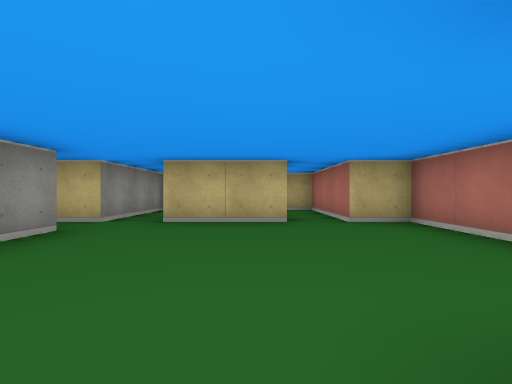
View 1 (above)

16 first-person views from a walk through a cub3D ray-caster map. The camera is about half as high as the walls, looks level and sees 85° across. The floor is counted in squares. Each view is taken from the middle of a square. On the plan, view 1 faces up. The plan holds only what a view shows up to about 9 squares ahead; the rest is blank. The place goes on beyond the plan.

View 2
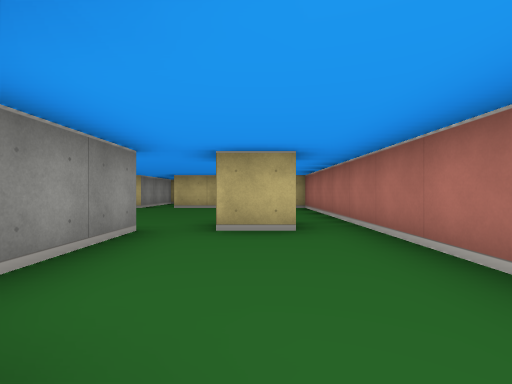

View 3
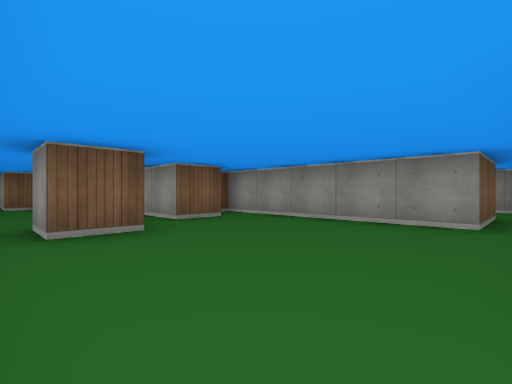

View 4
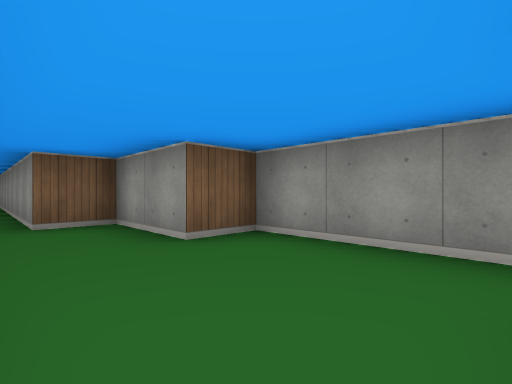

View 5
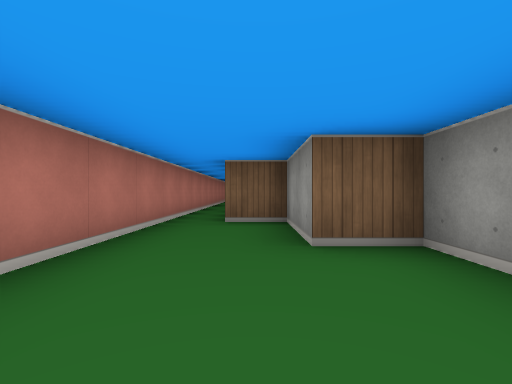

View 6
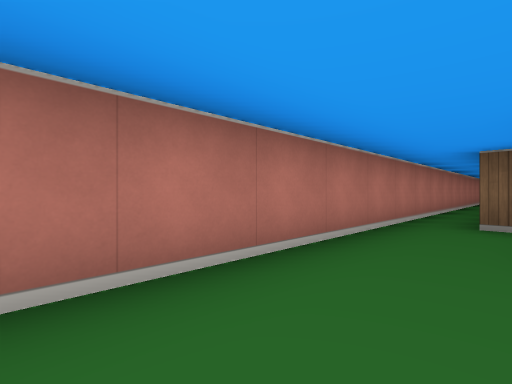

View 7
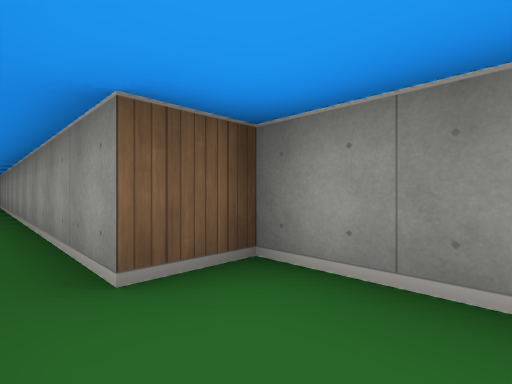

View 8
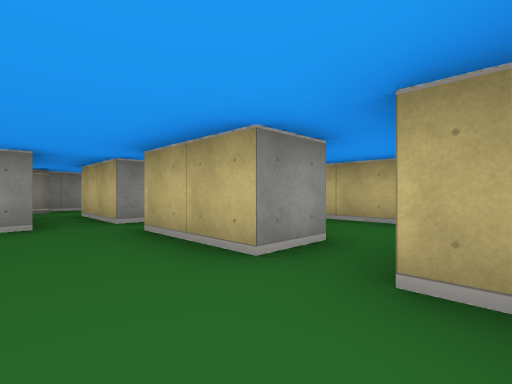

View 9
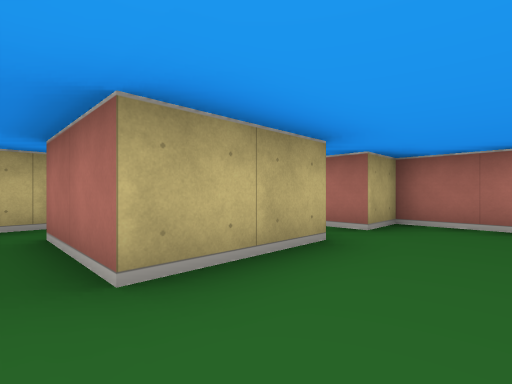

View 10
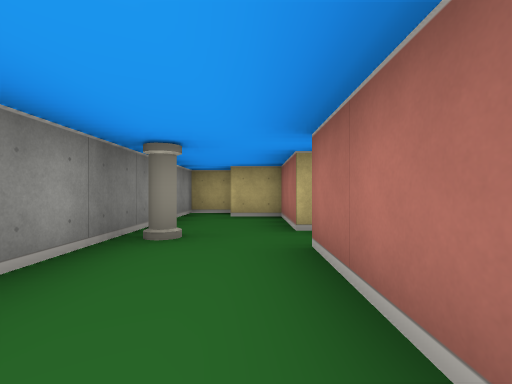

View 11
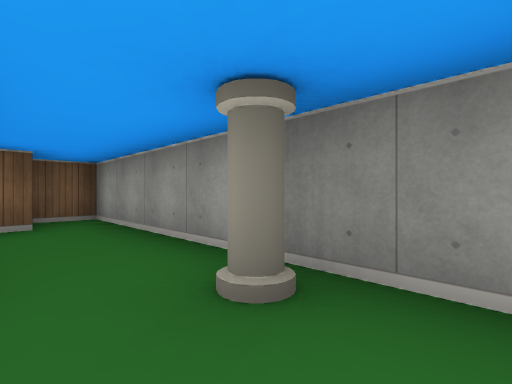

View 12
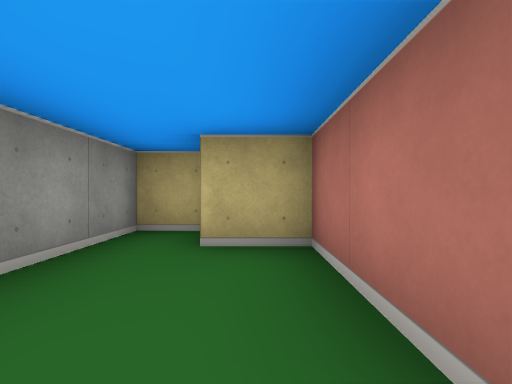

View 13
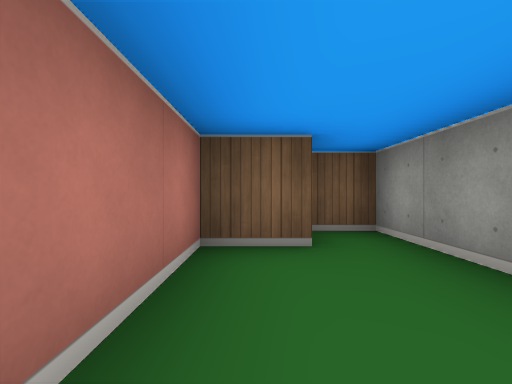

View 14
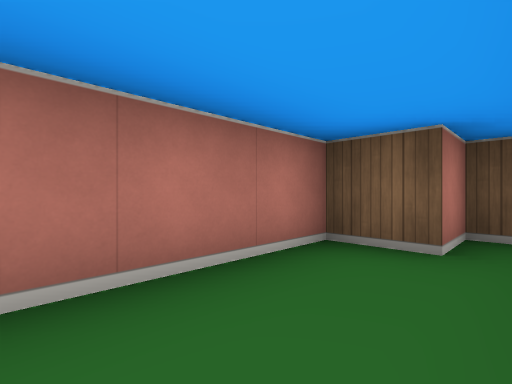

View 15
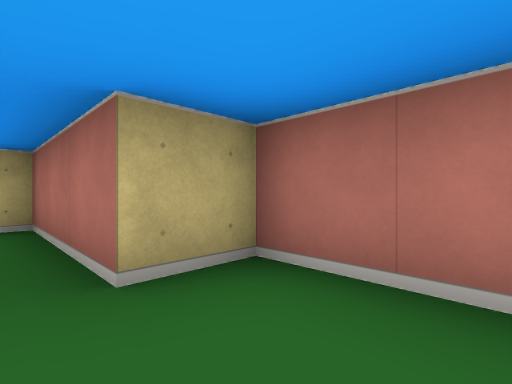

View 16
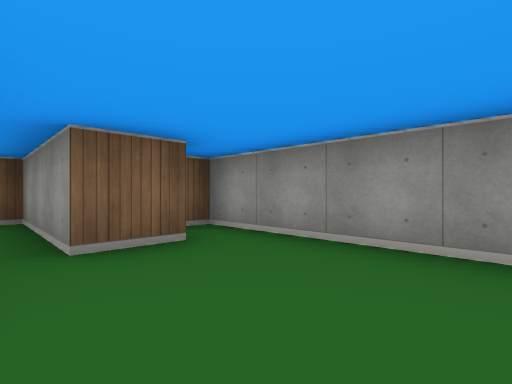

### Floor plan
Ten units are one square. View 1 is at (0, 0); x grows to the right and y downward. Boxes are objects, and circles mark ways between rooms. Rooms are numbered by the first view taken in them; rooms with no view inside come last. Other rooms are left out.
<svg viewBox="-70 -80 100 239">
<path fill="none" stroke="#000" d="M-15 5 -5 5 -5 35 5 35 5 55 15 55 15 154M4 -5 15 -5 15 5 5 5M5 -45 -15 -45M-25 -45 -45 -45M-45 -35 -25 -35 -25 15 -20 15M25 122 25 -45 15 -45M-45 -45 -45 -65 -55 -65M-55 -75 -65 -75 -65 5 -55 5 -55 -5 -45 -5 -45 -35M5 -55 5 -45M-15 -45 -15 -65M15 -45 15 -75 -19 -75M-25 -75 -25 -45"/>
<rect x="-65" y="-45" width="10" height="10" fill="#bbb"><title>pillar</title></rect>
<circle cx="-35" cy="-40" r="3" fill="#2a7"/>
<circle cx="-20" cy="-55" r="3" fill="#2a7"/>
<circle cx="10" cy="-50" r="3" fill="#2a7"/>
<text x="0" y="20">1</text>
<text x="-60" y="-40">2</text>
<text x="0" y="-60">3</text>
</svg>
Room 1 opens to room 2. Room 1 opens to room 3.

Where each view was taken, in squares from view 1:
view 1: 0 up, 0 right, facing up
view 2: 4 down, 1 right, facing up
view 3: 4 up, 2 right, facing down-left
view 4: 1 down, 2 right, facing down-left
view 5: 1 down, 1 right, facing down
view 6: 1 down, 1 right, facing down-right
view 7: 4 down, 2 right, facing down-left
view 8: 3 up, 2 right, facing up-left
view 9: 3 up, 2 left, facing up-right
view 10: 1 up, 5 left, facing up
view 11: 5 up, 5 left, facing down-left
view 12: 4 up, 5 left, facing up
view 13: 3 up, 5 left, facing down
view 14: 3 up, 6 left, facing down-right
view 15: 3 up, 1 right, facing up-right
view 16: 2 up, 0 right, facing down-left
